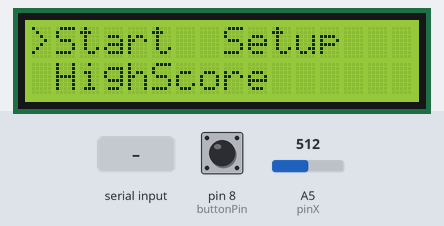
A sketch run on a simulated Arduino Uno, built with avr-gcc and run on an emulated ATmega328P. Parts: 16×2 character LCD. The test bench sets the inputs (shaded band); at power-on: A5 (pinX) = 512, pin 8 (buttonPin) HIGH. What the sketch prints to the serial monitor is not drawn.

Above: at 1.2 s.
1.3 s: A5 (pinX) set to 792
2.8 s: A5 (pinX) set to 808
At 4.0 s:
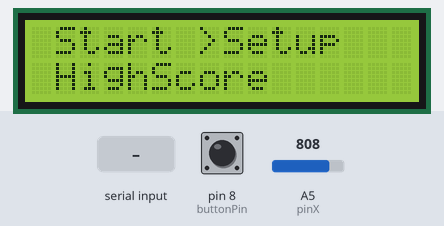
4.3 s: pin 8 (buttonPin) pulled LOW for 0.15 s
At 5.5 s:
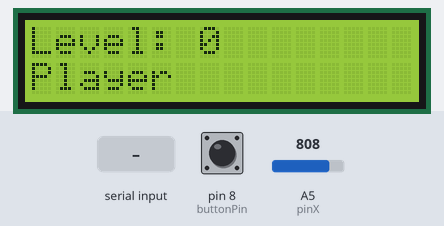
5.9 s: "1\n" received over Serial
At 7.0 s:
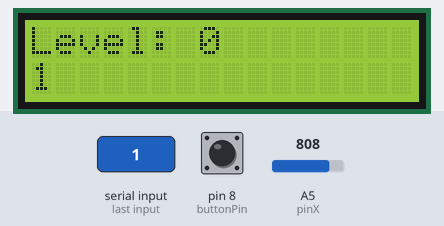
7.4 s: "0\n" received over Serial
At 8.2 s:
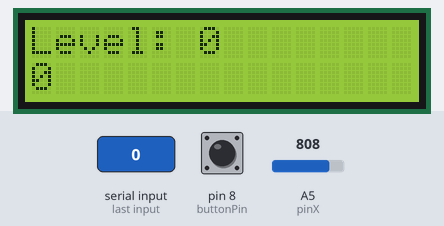
9.1 s: pin 8 (buttonPin) pulled LOW for 1 s
At 9.5 s:
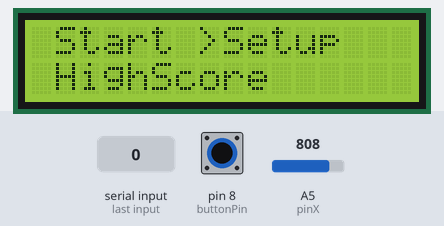
Timing chart, 0 to 12.1 s (numbered marks = the images above; inputs shaded):
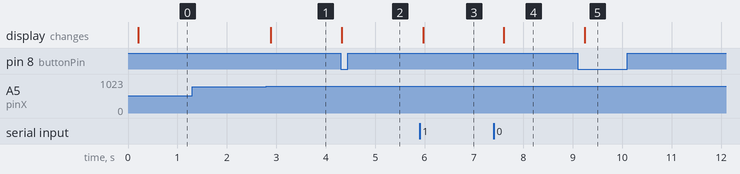

The sketch:

hw4_GameMenu.ino
```cpp
#include <LiquidCrystal.h>
#include <string.h>
#include <EEPROM.h>

#define MAX_NAME_LEN 10

// LCD setup
const int RSPin = 2;
const int EPin = 3;
const int D4Pin = 4;
const int D5Pin = 5;
const int D6Pin = 6;
const int D7Pin = 7;
LiquidCrystal lcd(RSPin, EPin, D4Pin, D5Pin, D6Pin, D7Pin);

// Menu setup and variables
unsigned long int lastDisplayMillis = 0;
int displayDelay = 200;
int startingLevelValue = 0;
int currentLives = 3;
unsigned long int startingTime = 0;
int menuSelected = 1;
int menuWasClicked = 0;

int functionJustStarted = 1;

int gameHighScore = 0;
char bestPlayer[MAX_NAME_LEN + 1] = "Unknown";
char currentPlayer[MAX_NAME_LEN + 1] = "Player";
int charNo = 0;
int justPass = 0;

// Joystick setup and variables
const int pinX = A5;
const int pinY = A4;
const int buttonPin = 8;

const int lowAxis = 100;
const int highAxis = 800;
int xAxisReset = 1;
int yAxisReset = 1;
int lastButtonValue = 1;

int button_got_pressed() {
  int buttonValue = digitalRead(buttonPin);
  if (buttonValue == 0 && lastButtonValue == 1) {
    lastButtonValue = 0;
    return 1;
  }
  if (buttonValue == 1 && lastButtonValue == 0) {
      lastButtonValue = 1;
  }
  return 0;
}

void save_highscore() {
  int v[MAX_NAME_LEN + 1];
  for (int i = 0; i <= MAX_NAME_LEN; i++) {
    v[i] = (int)bestPlayer[i];
  }
  EEPROM[0] = gameHighScore;
  for (int i = 0; i <= MAX_NAME_LEN; i++) {
    EEPROM[i + 1] = v[i];
  }
}

void load_highscore() {
  if (EEPROM[0] == 0) {
    return;
  }
  int v[MAX_NAME_LEN + 1];
  for (int i = 0; i <= MAX_NAME_LEN; i++) {
    v[i] = EEPROM[i + 1];
  }
  Serial.print("\n");
  gameHighScore = EEPROM[0];
  for (int i = 0; i <= MAX_NAME_LEN; i++) {
    bestPlayer[i] = (char)v[i];
    Serial.print(v[i]);
    Serial.print(" ");
    Serial.println(bestPlayer[i]);
  }
}

void clear_disk() {
  for (int i = 0 ; i < EEPROM.length() ; i++) {
    EEPROM.write(i, 0);
  }
}

void display_game_status(int currentLives, int levelValue, int currentScore) {
  if (millis() - lastDisplayMillis > displayDelay) {
    lcd.clear();
    lcd.setCursor(0, 0);
    lcd.print("Lives:");
    lcd.print(currentLives);
    lcd.print(" Level:");
    lcd.print(levelValue);
    lcd.setCursor(0, 1);
    lcd.print("Score: ");
    lcd.print(currentScore);
    lastDisplayMillis = millis();
  }
}

int game_ended() {
  if (millis() - startingTime > 9900) {
    return 1;
  }
  return 0;
}

void play_game() {
  if (functionJustStarted) { // Game Setup
    currentLives = 3;
    startingTime = millis();
    functionJustStarted = 0;
  }
  int levelValue = startingLevelValue + (millis() - startingTime)/5000;
  int currentScore = levelValue * 3;
  if (currentScore > gameHighScore) {
    gameHighScore = currentScore;
    strncpy(bestPlayer, currentPlayer, MAX_NAME_LEN + 1);
    save_highscore();
  }
  display_game_status(currentLives, levelValue, currentScore);
  if (game_ended()) {
    lcd.clear();
    lcd.print("Congratulations!");
    lcd.setCursor(0, 1);
    lcd.print("Press the button");
    while (1) {
      if (button_got_pressed()) {
        menuWasClicked = 0;
        functionJustStarted = 1;
        break;
      }
    }
  }
}

void refresh_name() {
  while (Serial.available() > 0) {
    int incomingByte = Serial.read();
    if (justPass) {
      continue;
    }
    char ch = (char)incomingByte;
    if (incomingByte != 10) {
      currentPlayer[charNo] = ch;
      charNo++;
    }
    else {
      currentPlayer[charNo] = NULL;
      charNo = 0;
      justPass = 1;
    }
    if (charNo == MAX_NAME_LEN) {
      currentPlayer[charNo] = NULL;
      charNo = 0;
      justPass = 1;
    }
  }
  justPass = 0;
}

void change_settings() {
  if (millis() - lastDisplayMillis > displayDelay) {
    lcd.clear();
    lcd.print("Level: ");
    lcd.print(startingLevelValue);
    lcd.setCursor(0, 1);
    lcd.print(currentPlayer);
    lastDisplayMillis = millis();
  }
  int xAxis = analogRead(pinX);
  if (xAxis < lowAxis && xAxisReset) {
    startingLevelValue--;
    if (startingLevelValue < 0) {
      startingLevelValue = 9;
    }
    xAxisReset = 0;
  }
  else if (xAxis > highAxis && xAxisReset) {
    startingLevelValue++;
    if (startingLevelValue > 9) {
      startingLevelValue = 0;
    }
    xAxisReset = 0;
  }
  else if (xAxis >= lowAxis && xAxis <= highAxis){
    xAxisReset = 1;
  }
  refresh_name();
  if (button_got_pressed()) {
    menuWasClicked = 0;
  }
}

void display_high_score() {
  lcd.clear();
  lcd.print(bestPlayer);
  lcd.print("  ");
  lcd.print(gameHighScore);
  while (1) {
    if (button_got_pressed()) {
      menuWasClicked = 0;
      break;
    }
  }
}

void display_menu() {
  if(millis() - lastDisplayMillis > displayDelay) {
    lcd.clear();
    lcd.setCursor(0, 0);
    if (menuSelected == 1) {
      lcd.print(">");
    }
    else {
      lcd.print(" ");
    }
    lcd.print("Start ");
    if (menuSelected == 2) {
      lcd.print(">");
    }
    else {
      lcd.print(" ");
    }
    lcd.print("Setup");

    lcd.setCursor(0, 1);
    if (menuSelected == 3) {
      lcd.print(">");
    }
    else {
      lcd.print(" ");
    }
    lcd.print("HighScore ");

    lastDisplayMillis = millis();
  }
}

void setup() {
  lcd.begin(16, 2);
  pinMode(pinX, INPUT);
  pinMode(pinY, INPUT);
  pinMode(buttonPin, INPUT_PULLUP);
  Serial.begin(9600);
//  clear_disk();
  load_highscore();
}

void loop() {

  if (!menuWasClicked) {
    if (button_got_pressed()){
      menuWasClicked = 1;
    }
    else {
      int xAxis = analogRead(pinX);
      if (xAxis < lowAxis && xAxisReset) {
        menuSelected--;
        if (menuSelected < 1) {
          menuSelected = 3;
        }
        xAxisReset = 0;
      }
      else if (xAxis > highAxis && xAxisReset) {
        menuSelected++;
        if (menuSelected > 3) {
          menuSelected = 1;
        }
        xAxisReset = 0;
      }
      else if (xAxis >= lowAxis && xAxis <= highAxis){
        xAxisReset = 1;
      }
      display_menu();
    }
  }
  else {
    if (menuSelected == 1) {
      play_game();
    }
    else if (menuSelected == 2) {
      change_settings();
    }
    else if (menuSelected == 3) {
      display_high_score();
    }
  }
}
```

Measured:
- the behaviour switches between 800 and 801 on A5 (pinX) (found by bisection; images 0 and 1)
- after the input at 1.3 s, every drawn part: stays the same
- after the input at 2.8 s, the display: changes after 0.09 s (image 1)
- after the input at 4.3 s, the display: changes at once (image 2)
- after the input at 5.9 s, the display: changes after 0.07 s (image 3)
- after the input at 7.4 s, the display: changes after 0.20 s (image 4)
- after the input at 9.1 s, the display: changes after 0.14 s (image 5)
